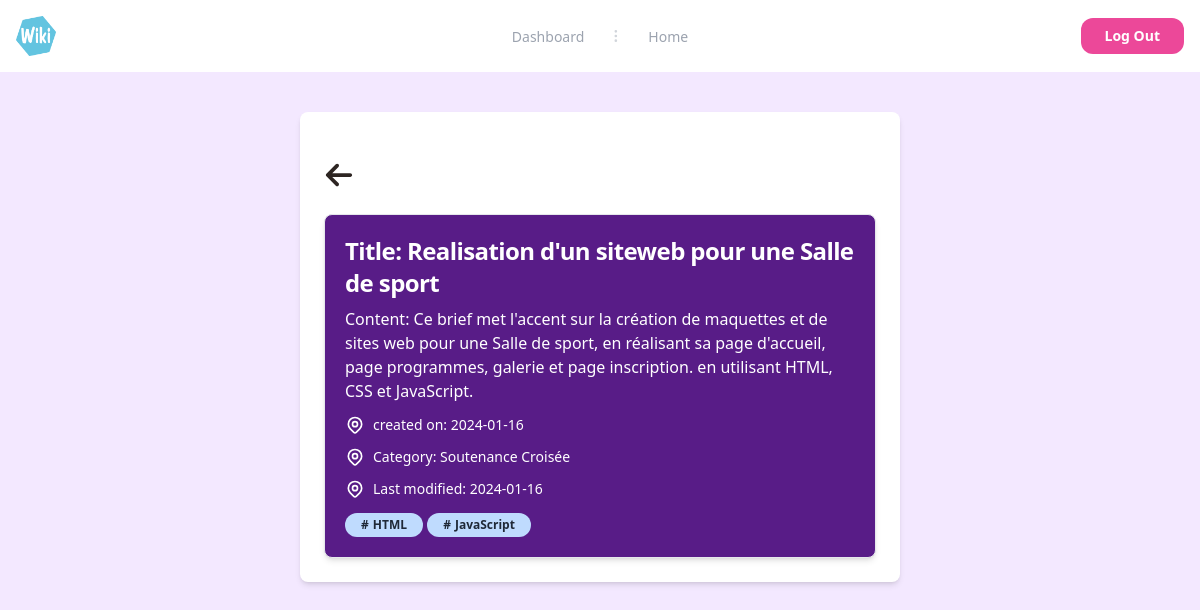
The app's page /wikis/oneWiki/14 (signed in) with its own data.
### tables this page shows
CREATE TABLE `wikis` (
  `WikiID` int(11) NOT NULL,
  `Title` varchar(255) DEFAULT NULL,
  `Content` text DEFAULT NULL,
  `CreationDate` date DEFAULT NULL,
  `LastModifiedDate` date DEFAULT NULL,
  `AuthorID` int(11) DEFAULT NULL,
  `isArchived` tinyint(1) DEFAULT 0,
  `CategoryID` int(11) DEFAULT NULL
);

CREATE TABLE `categories` (
  `CategoryID` int(11) NOT NULL,
  `CategoryName` varchar(255) DEFAULT NULL,
  `Created_AdminID` int(11) DEFAULT NULL
);

CREATE TABLE `wikitags` (
  `WikiID` int(11) DEFAULT NULL,
  `TagID` int(11) DEFAULT NULL
);

CREATE TABLE `tags` (
  `TagID` int(11) NOT NULL,
  `TagName` varchar(255) DEFAULT NULL,
  `created_id` int(11) DEFAULT NULL
);

### app/controllers/Wikis.php (called while the page is built, shortened)
<?php
class Wikis extends Controller
{
  private $wikiModel;
  public function __construct()
  {
    $this->wikiModel = $this->model('Wiki');
  }
  public function oneWiki($id)
  {
    $wiki= $this->wikiModel->getWikiById($id);
    $tags = $this->wikiModel->get_tags_wiki($id);
    $wiki['wikitag']=$tags ;
    $data = [
      'wikis' => $wiki,
    ];
    $this->view('wikis/oneWiki', $data);
  }
}

### app/libraries/Core.php (called while the page is built, shortened)
<?php
class Core
{
    protected $currentMethod = 'index';
    public function __construct()
    {
        $url = $this->getUrl();
        if($url){
            if (file_exists('../app/controllers/' . ucwords($url[0]) . '.php')) {
                unset($url[0]);
            }
        }
            $this->currentController = new $this->currentController;
            if (isset($url[1]) && method_exists($this->currentController, $url[1])) {
                $this->currentMethod = $url[1];
                unset($url[1]);
            }
        $this->params = $url ? array_values($url) : [];
        call_user_func_array([$this->currentController, $this->currentMethod], $this->params);
    }
    public function getUrl()
    {
        if (isset($_GET['url'])) {
            $url = rtrim($_GET['url'], '/');
            $url = filter_var($url, FILTER_SANITIZE_URL);
            $url = explode('/', $url);
            return $url;
        }
    }
}

### public/index.php (called while the page is built, shortened)
<?php
  $init = new Core;

### app/libraries/Database.php (called while the page is built, shortened)
<?php
class Database
{
  private $host = DB_HOST;
  private $user = DB_USER;
  private $pass = DB_PASS;
  private $dbname = DB_NAME;
  private $dbh;
  private $stmt;
  public function __construct()
  {
    $dsn = 'mysql:host=' . $this->host . ';dbname=' . $this->dbname;
    $options = array(
      PDO::ATTR_PERSISTENT => true,
      PDO::ATTR_ERRMODE => PDO::ERRMODE_EXCEPTION
    );
    try {
      $this->dbh = new PDO($dsn, $this->user, $this->pass, $options);
    } catch (PDOException $e) {
      $this->error = $e->getMessage();
      echo $this->error;
    }
  }
  public function query($sql)
  {
    $this->stmt = $this->dbh->prepare($sql);
  }
  public function bind($param, $value, $type = null)
  {
    if (is_null($type)) {
      switch (true) {
        default:
          $type = PDO::PARAM_STR;
      }
    }
    $this->stmt->bindValue($param, $value, $type);
  }
  public function execute()
  {
    return $this->stmt->execute();
  }
  public function resultSet()
  {
    $this->execute();
    return $this->stmt->fetchAll(PDO::FETCH_OBJ);
  }
  public function single()
  {
    $this->execute();
    return $this->stmt->fetch(PDO::FETCH_ASSOC);
  }
}

### app/models/Wiki.php (called while the page is built, shortened)
<?php
class Wiki
{
  private $db;
  public function __construct()
  {
    $this->db = new Database;
  }
  public function get_tags_wiki($id)
  {
    $this->db->query('SELECT * FROM tags join wikitags on wikitags.TagID = tags.TagID WHERE wikitags.WikiID=:WikiID');
    $this->db->bind(':WikiID', $id);
    $row = $this->db->resultSet();
    return $row;
  }
  public function getWikiById($id)
  {
    $this->db->query('SELECT * FROM wikis JOIN users on users.UserID = wikis.AuthorID JOIN categories ON wikis.CategoryID = categories.CategoryID WHERE wikis.WikiID = :id');
    $this->db->bind(':id', $id);
    $row = $this->db->single();
    return $row;
  }
}

### app/views/wikis/oneWiki.php (the view, shortened to what this page needs)
<?php require APPROOT . '/views/inc/header.php'; ?>
<?php require APPROOT . '/views/inc/navbar.php'; ?>
<?php
$wiki=$data["wikis"];
$wikitags=$wiki["wikitag"];
?>
<div class="">
<div class=" w-1/2 m-auto mt-10 p-6 bg-white rounded-lg shadow-md">
<a href="<?= URLROOT ?>/wikis" title="Back to home page" class="p-2">
        </a>
    <div class="w-full" id="wikiContainer">
            <div class=" ">
                <div class="bg-purple-900 shadow-md border border-gray-200 rounded-lg w-full">
                    <div class="p-5">
                        <a href="#">
                            <h5 class="text-white font-bold text-2xl tracking-tight mb-2">
                                Title:
                                <?php echo $wiki['Title']?>
                            </h5>
                        </a>
                        <p class="font-normal text-white mb-3">
                            Content:
                            <?php echo $wiki['Content'] ?>
                        </p>
                        <div class="flex space-x-2 text-white text-sm">
                            <p class="font-normal mb-3">created on:
                                <?php echo $wiki['CreationDate'] ?>
                            </p>
                        </div>
                        <div class="flex space-x-2 text-white text-sm">
                            <p class="font-normal mb-3">Category:
                                <?= $wiki['CategoryName']; ?>
                            </p>
                        </div>
                        <div class="flex space-x-2 text-white text-sm">
                            <p class="font-normal mb-3">Last modified:
                                <?php echo $wiki['LastModifiedDate'] ?>
                            </p>
                        </div>
                        <div>
                            <?php foreach ($wikitags as $wikitag): ?>
                       <div class="text-xs inline-flex items-center font-bold leading-sm px-3 py-1 bg-blue-200 text-mr px-4 py-1  rounded-full gap-1">
                            <span>#</span>
                            <p><?= $wikitag->TagName; ?></p>
                        </div>
                        <?php endforeach; ?>
                        </div>
                    </div>
                </div>
            </div>
    </div>
</div>
                            </div>
<?php require APPROOT . '/views/inc/footer.php'; ?>

### records on screen
wikis: Title "Realisation d'un siteweb pour une Salle de sport", Content "Ce brief met l'accent sur la création de maquettes et de sites web pour une Salle de sport, en réalisant sa page d'accueil, page programmes, galerie et page inscription. en utilisant HTML, CSS et JavaScript.", CreationDate "2024-01-16", CategoryID.CategoryName "Soutenance Croisée", LastModifiedDate "2024-01-16"
wikitags: TagID.TagName "HTML"
wikitags: TagID.TagName "JavaScript"
